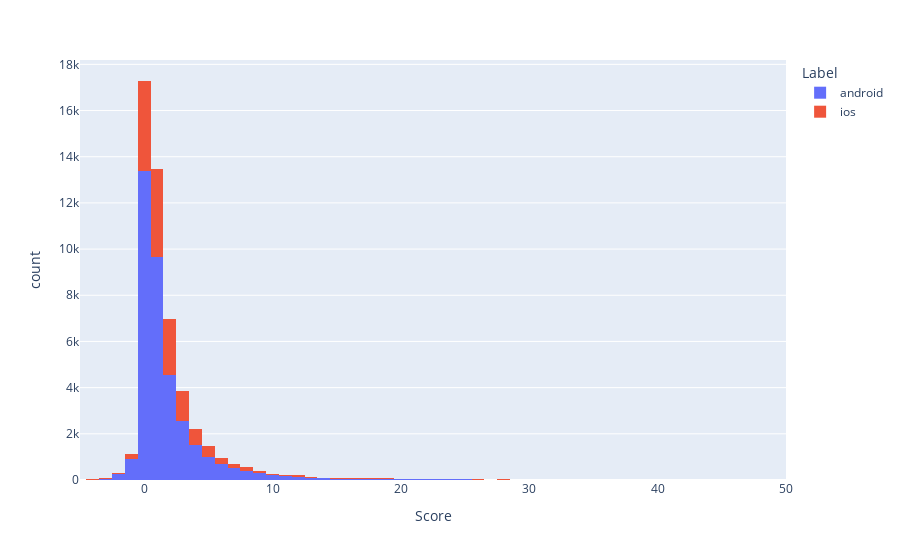

The notebook cell this image was saved under:
### Code cell
px.histogram(data_train, x='Score', range_x=[-5, 50], color='Label')

### Figure 1 — Plotly figure (JSON) as saved in the notebook; plotly's stock layout.template omitted (floating-point values rounded to 4 significant figures; data arrays with more than 128 entries replaced by an {"elided": "..."} marker saying what was removed)
{"data": [{"alignmentgroup": "True", "bingroup": "x", "hovertemplate": "Label=android<br>Score=%{x}<br>count=%{y}<extra></extra>", "legendgroup": "android", "marker": {"color": "#636efa", "pattern": {"shape": ""}}, "name": "android", "offsetgroup": "android", "orientation": "v", "showlegend": true, "type": "histogram", "x": {"elided": "37153 int values"}, "xaxis": "x", "yaxis": "y"}, {"alignmentgroup": "True", "bingroup": "x", "hovertemplate": "Label=ios<br>Score=%{x}<br>count=%{y}<extra></extra>", "legendgroup": "ios", "marker": {"color": "#EF553B", "pattern": {"shape": ""}}, "name": "ios", "offsetgroup": "ios", "orientation": "v", "showlegend": true, "type": "histogram", "x": {"elided": "14217 int values"}, "xaxis": "x", "yaxis": "y"}], "layout": {"barmode": "relative", "legend": {"title": {"text": "Label"}, "tracegroupgap": 0}, "margin": {"t": 60}, "xaxis": {"anchor": "y", "domain": [0, 1], "range": [-5, 50], "title": {"text": "Score"}}, "yaxis": {"anchor": "x", "domain": [0, 1], "title": {"text": "count"}}}}
